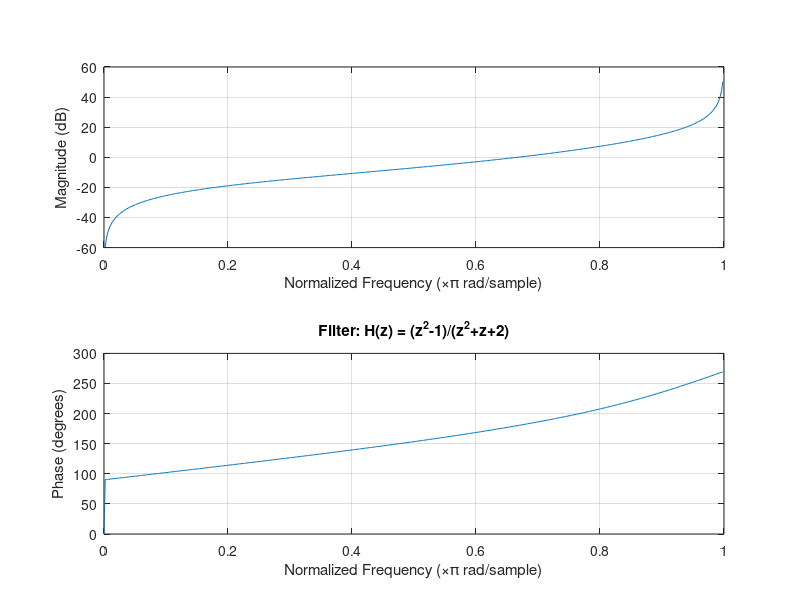
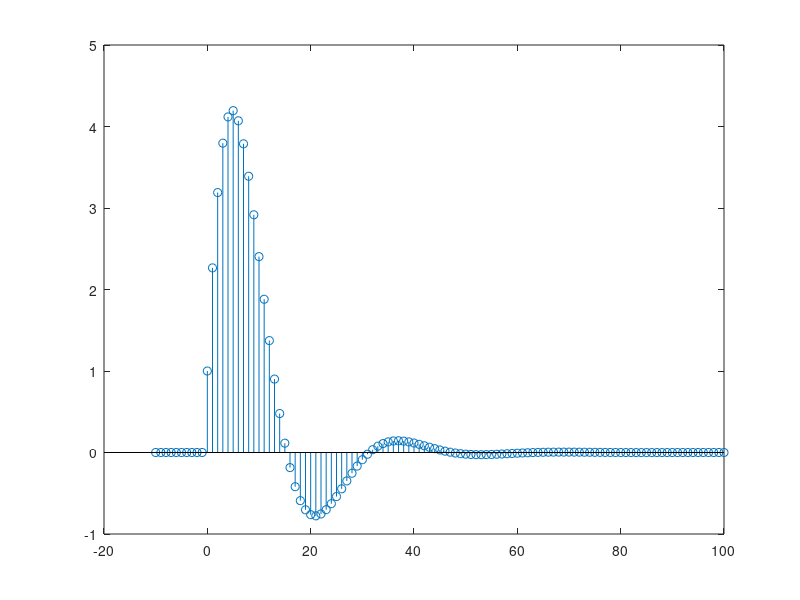

MATLAB code to generate these figures, in order: (Note: this script raises an error after producing the figures.)
clc; close all; clear all;

%%Problem 1%%
%H(z) = (z^2-1)/(z^2+z+2)
num1 = [1 -1 0];
den1 = [1 3 2];

[r1,p1,k1] = residue(num1,den1);

zero1 = roots(num1);
pole1 = roots(den1);

figure(1);
freqz(num1,den1);
title('Filter: H(z) = (z^2-1)/(z^2+z+2)');


%%Problem 2%%
%y[n] – 1.8cos(pi/16)y[n-1] + 0.81y[n-2] = x[n] + 0.5x[n-1]
num2 = [1 0.5 0];
den2 = [1 -1.8*cos(pi/16) 0.81];

n = -10:100;
x = zeros(111,1);
x(11) = 1;
y = filter(num2,den2,x); %output y(t) is understood as: x(t) -> "system" a,b -> y(t)

figure(2);
stem(n,y); %hold on;
title('y[n] – 1.8cos(pi/16)y[n-1] + 0.81y[n-2] = x[n] + 0.5x[n-1]', 'Impulse response from feeding Dirac to model H(z)');
xlabel('n');ylabel('h(n)');

figure(17);
hn = 7.938*(0.9).^n.*cos(pi/16.*n-1.444).*heaviside(n);
stem(n,hn);% hold off;
title('y[n] – 1.8cos(pi/16)y[n-1] + 0.81y[n-2] = x[n] + 0.5x[n-1]','Impulse response from manually deriving h(n)');
xlabel('n');ylabel('h(n)');


% roots(den2);
% [r2,p2,k2] = residue(num2,den2);


%%Problem 3%%

%%Graph2%%
figure(3);
sys2 = tf(num2,den2);
pzmap(sys2);
title('y[n] – 1.8cos(pi/16)y[n-1] + 0.81y[n-2] = x[n] + 0.5x[n-1]');

figure(4);
freqz(num2,den2);
title('y[n] – 1.8cos(pi/16)y[n-1] + 0.81y[n-2] = x[n] + 0.5x[n-1]');

%%Graph3%%
%y[n] + 0.13y[n-1] + 0.52y[n-2] + 0.3y[n-3] = 0.16x[n] - 0.48x[n-1] + 0.48x[n-2] 0.16x[n-3]
num3 = [0.16 -0.48 0.48 0.16];
den3 = [1 0.13 0.52 0.3];
sys3 = tf(num3,den3);
figure(5);
pzmap(sys3);
title('y[n] + 0.13y[n-1] + 0.52y[n-2] + 0.3y[n-3] = 0.16x[n] - 0.48x[n-1] + 0.48x[n-2] 0.16x[n-3]');
figure(6);
freqz(num3,den3);
title('y[n] + 0.13y[n-1] + 0.52y[n-2] + 0.3y[n-3] = 0.16x[n] - 0.48x[n-1] + 0.48x[n-2] 0.16x[n-3]');

%%Graph4%%
%y[n] - 0.268y[n-2] = 0.634x[n] – 0.634x[n-2]
num4 = [0.634 0 -0.634];
den4 = [1 0 -0.268];
sys4 = tf(num4,den4);
figure(7);
pzmap(sys4);
title('y[n] - 0.268y[n-2] = 0.634x[n] – 0.634x[n-2]');
figure(8);
freqz(num4,den4);
title('y[n] - 0.268y[n-2] = 0.634x[n] – 0.634x[n-2]');

%%Graph5%%
%y[n] + 0.268y[n-2] = 0.634x[n] + 0.634x[n-2]
num5 = [0.634 0 0.634];
den5 = [1 0 0.268];
sys5 = tf(num5,den5);
figure(9);
pzmap(sys5);
title('y[n] + 0.268y[n-2] = 0.634x[n] + 0.634x[n-2]');
figure(10);
freqz(num5,den5);
title('y[n] + 0.268y[n-2] = 0.634x[n] + 0.634x[n-2]');

%%Graph6%%
%10y[n] - 5y[n-1] + 2y[n-2] = x[n] - 5x[n-1] + 10x[n-2]
num6 = [1 -5 10];
den6 = [10 -5 2];
sys6 = tf(num6,den6);
figure(11);
pzmap(sys6);
title('10y[n] - 5y[n-1] + 2y[n-2] = x[n] - 5x[n-1] + 10x[n-2]');
figure(12);
freqz(num6,den6);
title('10y[n] - 5y[n-1] + 2y[n-2] = x[n] - 5x[n-1] + 10x[n-2]');

%%Low-pass filter%%
%H(z) = (z+1)/(z-3/4)

%testing%
% num7 = [1  3 3 1];
% den7 = conv([1 -1/5],[1 -1 9/16]);
num7 = [1 1];
den7 = [1 -3/4];
sys7 = tf(num7,den7);
figure(13);
pzmap(sys7);
title('Simplest Lowpass Filter: H(z) = (z+1)/(z-3/4)');
figure(14);
freqz(num7,den7);
title('Simplest Lowpass Filter', 'H(z) = (z+1)/(z-3/4)');

%%High-pass filter%%
%H(z) = (z-1)/(z+3/4)
num8 = [1 -1];
den8 = [1 3/4];
sys8 = tf(num8,den8);
figure(15);
pzmap(sys8);
title('Simplest Highpass Filter: H(z) = (z-1)/(z+3/4)');
figure(16);
freqz(num8,den8);
title('Simplest Highpass Filter', 'H(z) = (z-1)/(z+3/4)');



